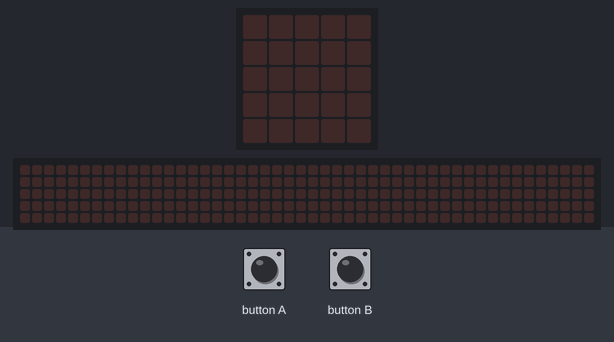
Simulated run of this program. Board: BBC micro:bit (MakeCode). On the bench: the board's 5×5 LED display, a strip that is not on the board, showing the scrolling text unrolled. The inputs (shaded band) are chosen by the test bench. Random numbers come from a fixed seed; the 48×5 strip is a reading aid, not a part: it shows the text the display is scrolling, unrolled, one strip-width of it at a time.

Above: at 1.2 s.
1.3 s: button B pressed for 0.15 s
At 1.8 s:
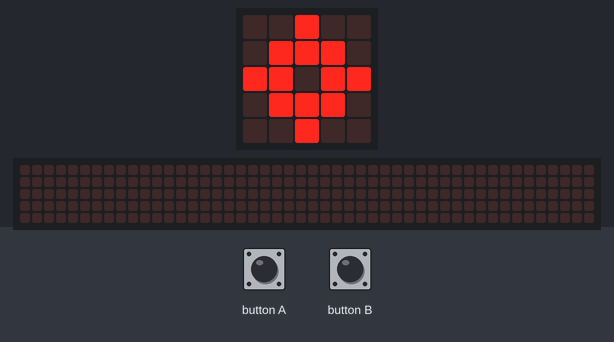
4.4 s: button A pressed for 0.15 s
At 6.47 s:
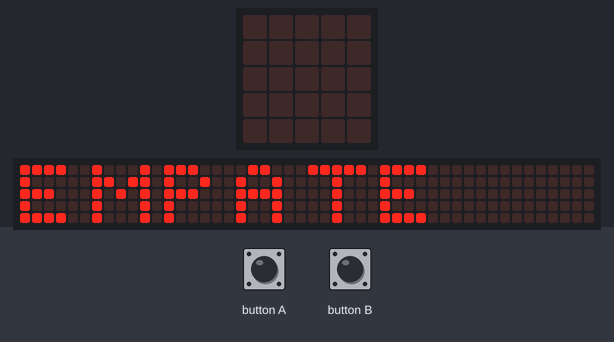
10.6 s: button B pressed for 0.15 s
At 16.9 s:
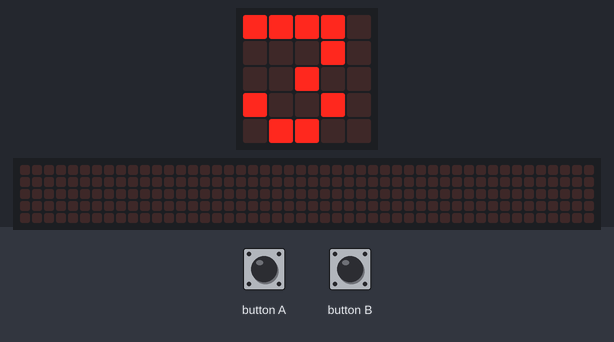

Measured:
- after the input at 1.3 s, the display: changes after 0.15 s (image 1)
- what the display in image 1 shows lasts 0.6 s, from 1.5 s to 2.1 s
- what the display in image 3 shows lasts 0.8 s, from 16.3 s to 17.1 s

The program:

main.ts
```typescript
function Resultado () {
    if (Valor == Azar) {
        basic.showString("EMPATE")
    } else if (Valor == 1 && Azar == 3) {
        basic.showString("GANASTE")
    } else if (Valor == 2 && Azar == 1) {
        basic.showString("GANASTE")
    } else if (Valor == 3 && Azar == 2) {
        basic.showString("GANASTE")
    } else {
        basic.showString("PERDISTE")
    }
}
input.onButtonPressed(Button.A, function () {
    Valor += 1
    if (Valor > 3) {
        Valor = 1
    }
    if (Valor == 1) {
        basic.showIcon(IconNames.Target)
    } else if (Valor == 2) {
        basic.showIcon(IconNames.Square)
    } else {
        basic.showIcon(IconNames.Scissors)
    }
})
input.onButtonPressed(Button.B, function () {
    for (let index = 0; index < 2; index++) {
        basic.showIcon(IconNames.Target)
        basic.showIcon(IconNames.Square)
        basic.showIcon(IconNames.Scissors)
    }
    Azar = randint(1, 3)
    basic.showNumber(Azar)
    if (Azar == 1) {
        basic.showIcon(IconNames.Target)
    } else if (Azar == 2) {
        basic.showIcon(IconNames.Square)
    } else if (Azar == 3) {
        basic.showIcon(IconNames.Scissors)
    }
    basic.clearScreen()
    Resultado()
})
let Azar = 0
let Valor = 0
Valor = 0
```

test.ts
```typescript
// aquí va el archivo "tests"; esto no se compilará cuando este paquete se utilice como una extensión.
```
